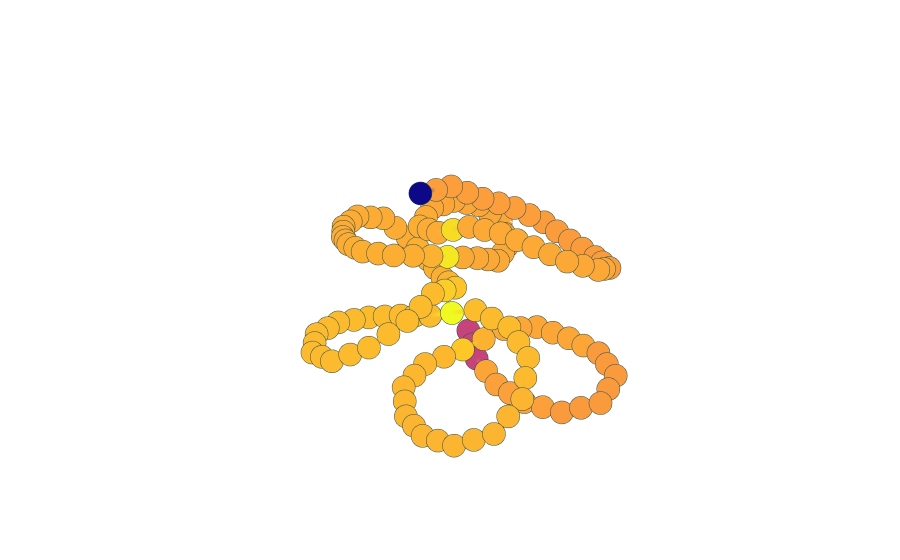

The notebook cell saved with this chart:
### Code cell
fig = plot_chain_with_centrality('curve_1')
fig.show()

### Figure 1 — Plotly figure (JSON) as saved in the notebook; plotly's stock layout.template omitted (floating-point values rounded to 4 significant figures; data arrays with more than 128 entries replaced by an {"elided": "..."} marker saying what was removed)
{"data": [{"line": {"color": {"elided": "132 float values"}, "width": 8}, "marker": {"color": {"elided": "132 float values"}, "line": {"color": "DarkSlateGrey", "width": 4}, "size": 8}, "name": "Curve", "type": "scatter3d", "x": {"elided": "132 float values"}, "y": {"elided": "132 float values"}, "z": {"elided": "132 float values"}}], "layout": {"scene": {"camera": {"eye": {"x": 0.9, "y": 0.9, "z": 1.3}, "up": {"x": -10, "y": 0, "z": 30}}, "xaxis": {"backgroundcolor": "rgb(200, 200, 230)", "gridcolor": "rgba(0,0,0,0)", "showbackground": false, "showticklabels": false, "title": {"text": " "}, "zerolinecolor": "rgba(0,0,0,0)"}, "yaxis": {"backgroundcolor": "rgb(200, 200, 230)", "gridcolor": "rgba(0,0,0,0)", "showbackground": false, "showticklabels": false, "title": {"text": " "}, "zerolinecolor": "rgba(0,0,0,0)"}, "zaxis": {"backgroundcolor": "rgb(200, 200, 230)", "gridcolor": "rgba(0,0,0,0)", "showbackground": false, "showticklabels": false, "title": {"text": " "}, "zerolinecolor": "rgba(0,0,0,0)"}}}}
